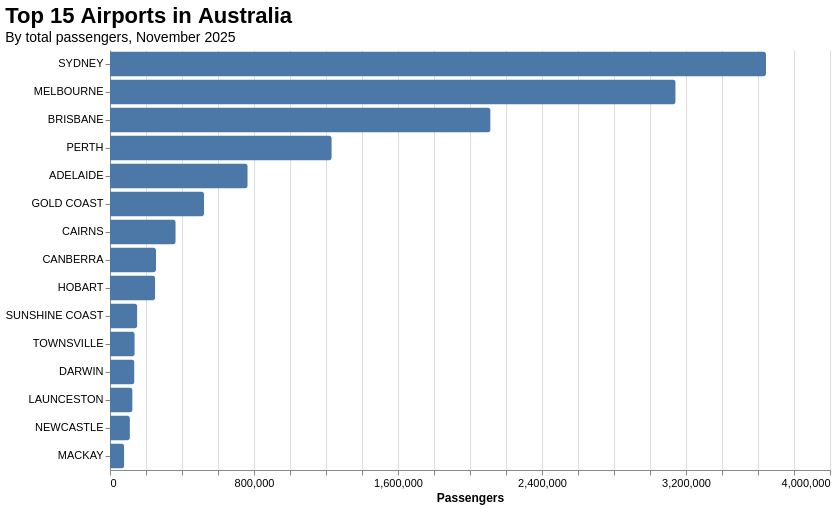

Write the Vega-Lite specification saved for this chart.
### Vega-Lite specification from a JSON file in a GitHub repository (floating-point values rounded to 4 significant figures)
{"$schema": "https://vega.github.io/schema/vega-lite/v5.json", "width": 720, "height": {"step": 28}, "title": {"text": "Top 15 Airports in Australia", "subtitle": "By total passengers, November 2025", "anchor": "start"}, "data": {"values": [{"airport": "SYDNEY", "passengers": 3644573}, {"airport": "MELBOURNE", "passengers": 3142586}, {"airport": "BRISBANE", "passengers": 2114314}, {"airport": "PERTH", "passengers": 1232092}, {"airport": "ADELAIDE", "passengers": 765167}, {"airport": "GOLD COAST", "passengers": 522835}, {"airport": "CAIRNS", "passengers": 365213}, {"airport": "CANBERRA", "passengers": 255711}, {"airport": "HOBART", "passengers": 251307}, {"airport": "SUNSHINE COAST", "passengers": 151717}, {"airport": "TOWNSVILLE", "passengers": 137545}, {"airport": "DARWIN", "passengers": 136088}, {"airport": "LAUNCESTON", "passengers": 125597}, {"airport": "NEWCASTLE", "passengers": 110701}, {"airport": "MACKAY", "passengers": 79491}]}, "mark": {"type": "bar", "cornerRadiusEnd": 3}, "encoding": {"y": {"field": "airport", "type": "nominal", "sort": "-x", "title": null}, "x": {"field": "passengers", "type": "quantitative", "title": "Passengers", "axis": {"format": ",d"}}, "tooltip": [{"field": "airport", "type": "nominal", "title": "Airport"}, {"field": "passengers", "type": "quantitative", "title": "Passengers", "format": ",d"}]}, "config": {"view": {"stroke": null}, "axis": {"labelFontSize": 11, "titleFontSize": 12}, "title": {"fontSize": 22, "subtitleFontSize": 14}}}
